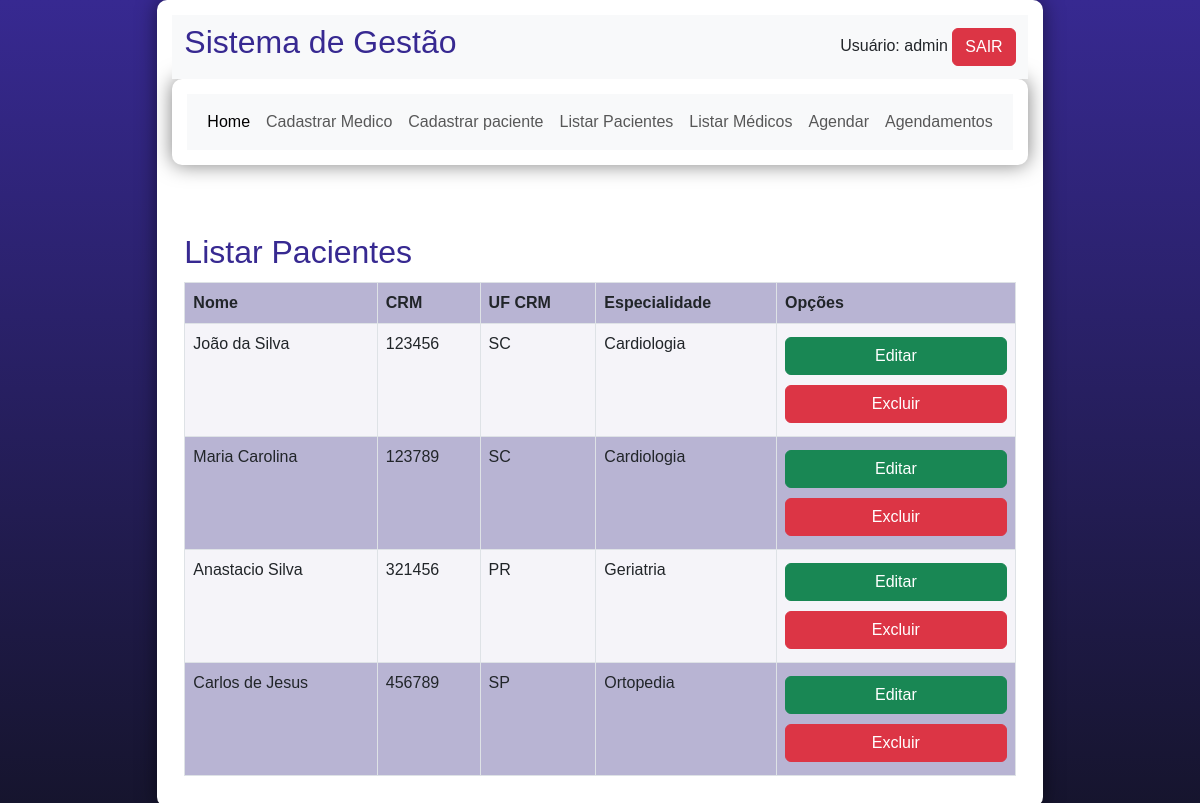
Before: /dashboard.php?page=listar-medicos (signed in) with the older database file.
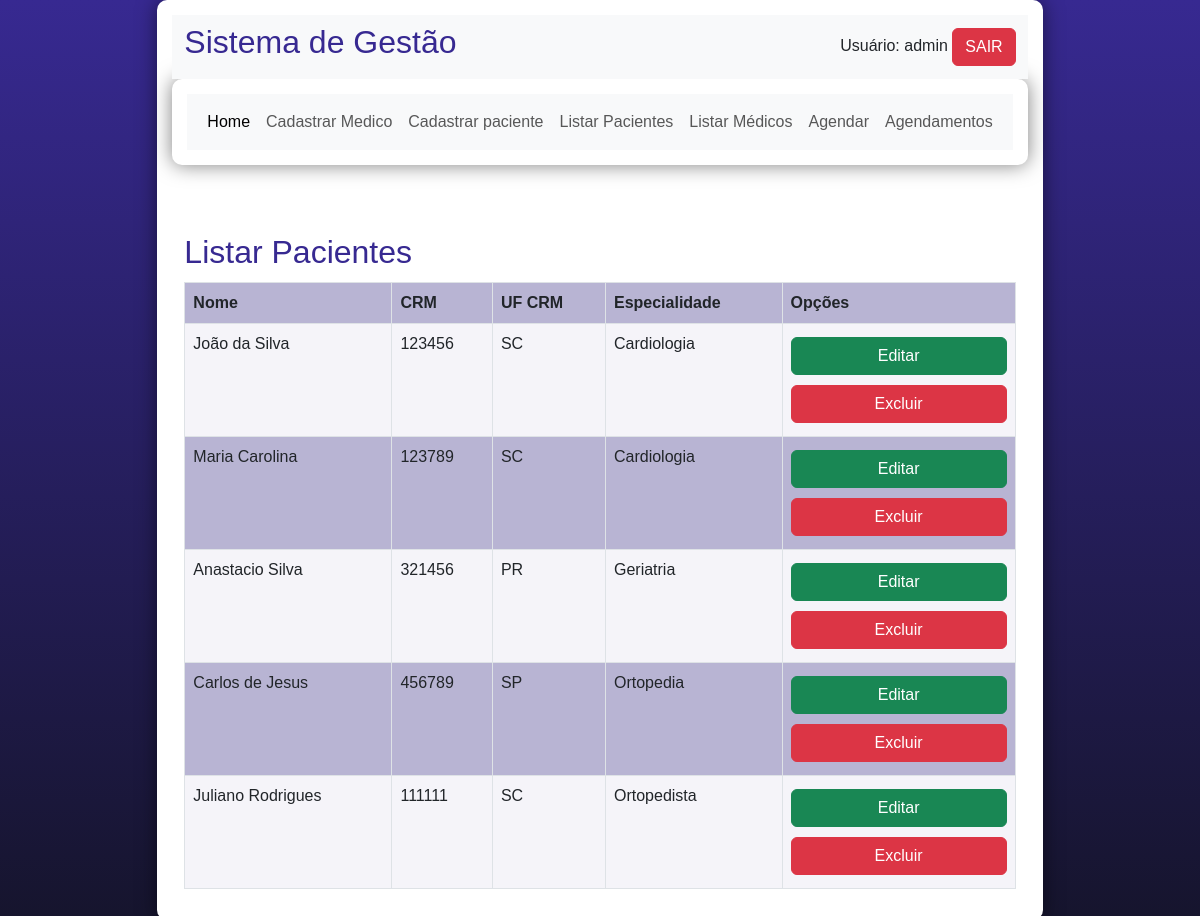
After: the same page with the newer database file.
### tables this page shows
CREATE TABLE `medicos` (
  `id` int(11) NOT NULL,
  `crm` int(6) NOT NULL,
  `ufcrm` varchar(2) NOT NULL,
  `nome` varchar(45) NOT NULL,
  `especialidade` varchar(45) NOT NULL
);

### listar-medicos.php (the view, shortened to what this page needs)
<h2>Listar Pacientes</h2>
<?php
      $sql = "SELECT * FROM medicos";
      $res = $conn->query($sql);
      $qtd = $res->num_rows;
      if($qtd > 0){
        print "<table class='table table-hover table-striped table-bordered'>";
        print "<tr>";
        print "<th>Nome</th>";
        print "<th>CRM</th>";
        print "<th>UF CRM</th>";
        print "<th>Especialidade</th>";
        print "<th>Opções</th>";
        print "</tr>";
        while($row = $res->fetch_object()){
          print "<tr>";
          print "<td>".$row->nome."</td>";
          print "<td>".$row->crm."</td>";
          print "<td>".$row->ufcrm."</td>";
          print "<td>".$row->especialidade."</td>";
          print "<td>
                    <button class='btn btn-success'>Editar </button>
                    <button class='btn btn-danger'>Excluir</button>
                  </td>";
          print "</tr>";
        }
      }
  ?>

### dashboard.php (shortened to what this page needs)
<!DOCTYPE html>
<html lang="pt-BR">
  <head>
    <link href="css/bootstrap.min.css" rel="stylesheet">
    <link rel="stylesheet" href="./css/style.css">
  </head>
  <body>
  <main>
    <nav class="navbar navbar-expand-lg bg-light">
        <div class="container-fluid">
            <h2>Sistema de Gestão</h2>
                <div class="alinhamento-direita">
                        <?php
                        print "Usuário: ". $_SESSION['usuario']. " ";
                        print "<a href='logout.php' class='btn btn-danger'>SAIR</a>";
                        ?>
                </div>
        </div>
    </nav>
    <section>
      <nav class="navbar navbar-expand-lg bg-light">
        <div class="container-fluid">
          <div class="collapse navbar-collapse" id="navbarSupportedContent">
            <ul class="navbar-nav me-auto mb-2 mb-lg-0">
              <li class="nav-item">
                <a class="nav-link active" aria-current="page" href="dashboard.php">Home</a>
              </li>
              <li class="nav-item-medico">
                <a class="nav-link" href="?page=novom">Cadastrar Medico</a>
              </li>
              <li class="nav-item-paciente">
                <a class="nav-link" href="?page=novop">Cadastrar paciente</a>
              </li>
              <li class="nav-item-listar-paciente">
                <a class="nav-link" href="?page=listar">Listar Pacientes</a>
              </li>
              <li class="nav-item-listar-medicos">
                <a class="nav-link" href="?page=listar-medicos">Listar Médicos</a>
              </li>
              <li class="nav-item-agendar-consulta">
                <a class="nav-link" href="?page=novoagendamento">Agendar</a>
              </li>
              <li class="nav-item-listar-agendamentos">
                <a class="nav-link" href="?page=listar-agendamentos">Agendamentos</a>
              </li>
            </div>
        </div>
    </section>
      <div class="container">
        <div class="row">
          <div class="col mt-5">
            <?php
              include("config.php");
              switch(@$_REQUEST["page"]) {
                case"listar-medicos":
                  include("listar-medicos.php");
                break;
                }
            ?>
          </div>
        </div>
      </div>
  </main>
  </body>
</html>

### css/style.css (style rules this page uses)
* { font-family: Verdana, Geneva, Tahoma, sans-serif; box-sizing: border-box; }
body { background-color: #15142b; background-image: linear-gradient(180deg, #372991, #15142b); background-repeat: no-repeat; background-position: center center; background-size: cover; background-attachment: fixed; display: flex; flex-direction: column; flex-wrap: nowrap; justify-content: center; align-items: center; }
header, main, section, article { background-color: white; padding: 15px; margin-bottom: 20px; border-radius: 10px; box-shadow: 0px 0px 20px rgba(0, 0, 0, 0.502); }
h2, h3, h4 { color: #372991; margin: 0 0 10px 0; }
a { color: #15142b; background-color: rgba(55, 41, 145, 0.1); padding: 0 3px; font-weight: 600; text-decoration: none; border-bottom: .5px dotted #372991; }
table { min-width: 400px; border-spacing: 0px; border: 0.5px solid #372991; margin: 10px auto; }
table th { background-color: #372991; color: white; padding: 5px; text-align: left; }
table td { padding: 5px; }
table tr { background-color: rgba(55, 41, 145, 0.05); }
table tr:nth-child(odd) { background-color: rgba(55, 41, 145, 0.3); }
ul > li::marker { color: #372991; }
input[type=button], button { width: 100%; background-color: #372991; font-size: 1em; color: white; padding: 10px 20px; margin: 5px 0; border: none; border-radius: 4px; cursor: pointer; }

Changed rows visible on the page:
added medicos: nome "Juliano Rodrigues", crm "111111", ufcrm "SC", especialidade "Ortopedista"
